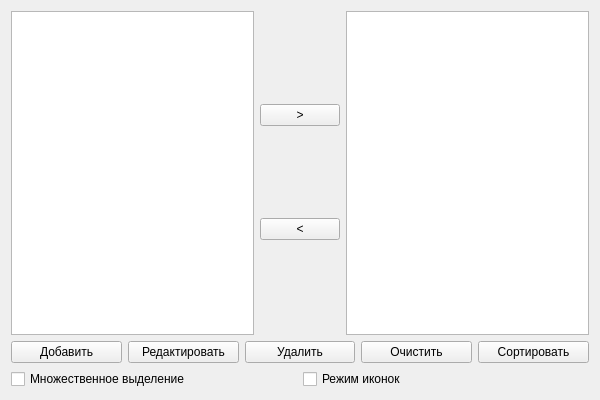
<?xml version="1.0" encoding="UTF-8"?>
<ui version="4.0">
 <class>Widget</class>
 <widget class="QWidget" name="Widget">
  <property name="geometry">
   <rect><x>0</x><y>0</y><width>600</width><height>400</height></rect>
  </property>
  <property name="windowTitle">
   <string>Лабораторная №6</string>
  </property>
  <layout class="QVBoxLayout" name="mainLayout">
   <item>
    <layout class="QHBoxLayout" name="listLayout">
     <item>
      <widget class="QListWidget" name="listLeft"/>
     </item>
     <item>
      <layout class="QVBoxLayout" name="moveButtonsLayout">
       <item><spacer name="spacer1"><property name="orientation"><enum>Qt::Vertical</enum></property></spacer></item>
       <item><widget class="QPushButton" name="btnToRight"><property name="text"><string>&gt;</string></property></widget></item>
       <item><widget class="QPushButton" name="btnToLeft"><property name="text"><string>&lt;</string></property></widget></item>
       <item><spacer name="spacer2"><property name="orientation"><enum>Qt::Vertical</enum></property></spacer></item>
      </layout>
     </item>
     <item>
      <widget class="QListWidget" name="listRight"/>
     </item>
    </layout>
   </item>
   <item>
    <layout class="QHBoxLayout" name="controlsLayout">
     <item><widget class="QPushButton" name="btnAdd"><property name="text"><string>Добавить</string></property></widget></item>
     <item><widget class="QPushButton" name="btnEdit"><property name="text"><string>Редактировать</string></property></widget></item>
     <item><widget class="QPushButton" name="btnDelete"><property name="text"><string>Удалить</string></property></widget></item>
     <item><widget class="QPushButton" name="btnClear"><property name="text"><string>Очистить</string></property></widget></item>
     <item><widget class="QPushButton" name="btnSort"><property name="text"><string>Сортировать</string></property></widget></item>
    </layout>
   </item>
   <item>
    <layout class="QHBoxLayout" name="settingsLayout">
     <item><widget class="QCheckBox" name="checkMulti"><property name="text"><string>Множественное выделение</string></property></widget></item>
     <item><widget class="QCheckBox" name="checkIconMode"><property name="text"><string>Режим иконок</string></property></widget></item>
    </layout>
   </item>
  </layout>
 </widget>
 <resources/>
 <connections/>
</ui>
